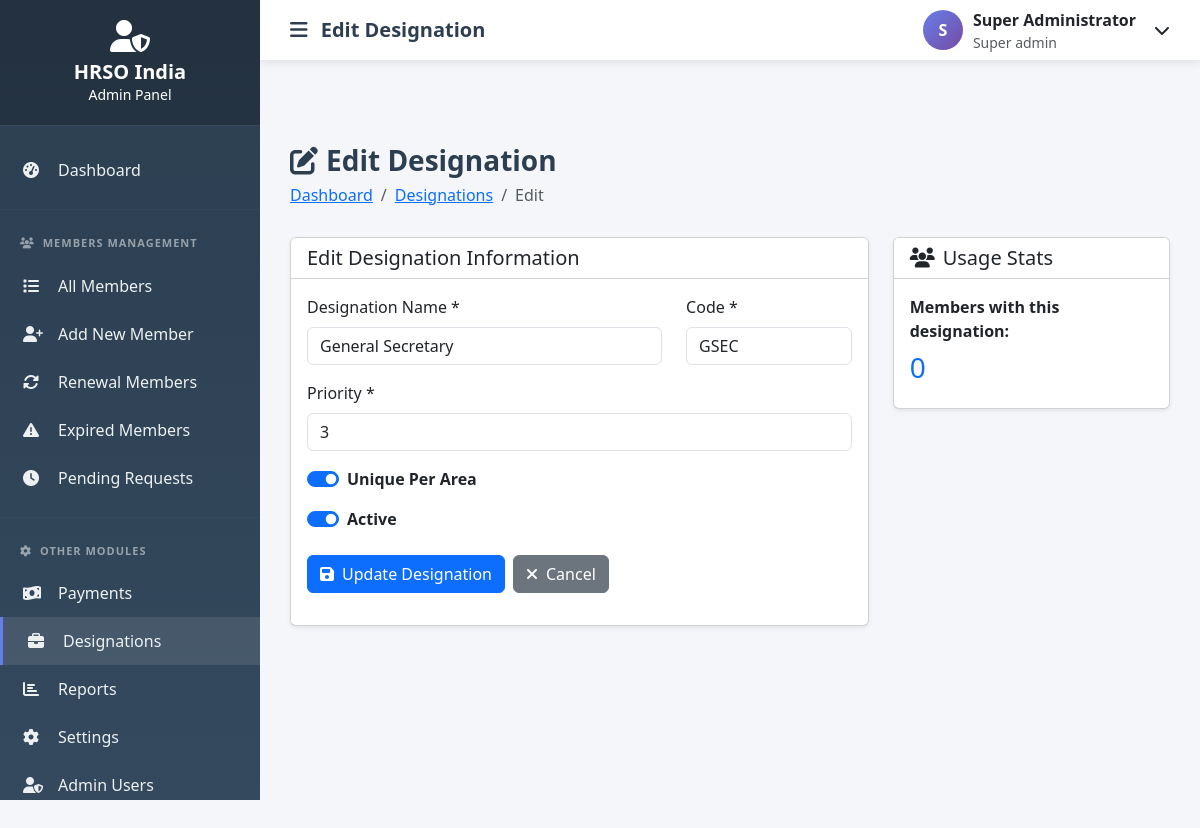
Page /admin/designations/edit.php?id=3 (signed in) on the committed database.
### tables this page shows
CREATE TABLE designations (
    id INT AUTO_INCREMENT PRIMARY KEY,
    designation_name VARCHAR(100) NOT NULL,
    designation_code VARCHAR(20) NOT NULL UNIQUE,
    priority INT NOT NULL,
    is_unique_per_area TINYINT(1) DEFAULT 0,
    is_active TINYINT(1) DEFAULT 1,
    created_at TIMESTAMP DEFAULT CURRENT_TIMESTAMP,
    updated_at TIMESTAMP DEFAULT CURRENT_TIMESTAMP ON UPDATE CURRENT_TIMESTAMP,
    INDEX idx_priority (priority)
);

### config/config.php (called while the page is built, shortened)
<?php
require_once __DIR__ . '/database.php';
require_once BASE_PATH . 'includes/functions.php';
$db = new Database();
?>

### includes/functions.php (called while the page is built, shortened)
<?php
function clean($input) {
    return htmlspecialchars(strip_tags(trim($input)), ENT_QUOTES, 'UTF-8');
}
?>

### admin/designations/edit.php (the view, shortened to what this page needs)
<?php
require_once '../includes/auth-check.php';
require_once '../includes/header.php';
$id = clean($_GET['id'] ?? 0);
$designation = $db->fetch("SELECT * FROM designations WHERE id = :id", ['id' => $id]);
$errors = [];
if ($_SERVER['REQUEST_METHOD'] === 'POST') {
    $designation_name = clean($_POST['designation_name'] ?? '');
    $designation_code = strtoupper(clean($_POST['designation_code'] ?? ''));
    $priority = clean($_POST['priority'] ?? '');
    $is_unique_per_area = isset($_POST['is_unique_per_area']) ? 1 : 0;
    $is_active = isset($_POST['is_active']) ? 1 : 0;
    if (empty($designation_name)) {
        $errors[] = 'Designation name is required';
    }
    if (empty($designation_code)) {
        $errors[] = 'Designation code is required';
    } elseif (!preg_match('/^[A-Z]{2,10}$/', $designation_code)) {
        $errors[] = 'Code must be 2-10 uppercase letters only';
    }
    if (empty($priority) || !is_numeric($priority)) {
        $errors[] = 'Priority must be a number';
    }
    if (empty($errors)) {
        $exists = $db->fetch(
            "SELECT id FROM designations WHERE designation_code = :code AND id != :id",
            ['code' => $designation_code, 'id' => $id]
        );
        if ($exists) {
            $errors[] = 'This designation code already exists';
        }
    }
    if (empty($errors)) {
        try {
            $db->update('designations', [
                'designation_name' => $designation_name,
                'designation_code' => $designation_code,
                'priority' => $priority,
                'is_unique_per_area' => $is_unique_per_area,
                'is_active' => $is_active
            ], "id = {$id}");
            $_SESSION['success'] = 'Designation updated successfully!';
            redirect(SITE_URL . 'admin/designations/index.php');
        } catch (Exception $e) {
            $errors[] = 'Database error: ' . $e->getMessage();
        }
    }
} else {
    $designation_name = $designation['designation_name'];
    $designation_code = $designation['designation_code'];
    $priority = $designation['priority'];
    $is_unique_per_area = $designation['is_unique_per_area'];
    $is_active = $designation['is_active'];
}
?>
<div class="page-header">
    <h1><i class="fas fa-edit me-2"></i>Edit Designation</h1>
    <nav aria-label="breadcrumb">
        <ol class="breadcrumb">
            <li class="breadcrumb-item"><a href="../index.php">Dashboard</a></li>
            <li class="breadcrumb-item"><a href="index.php">Designations</a></li>
            <li class="breadcrumb-item active">Edit</li>
        </ol>
    </nav>
</div>
<div class="row">
    <div class="col-lg-8">
        <div class="card shadow-sm">
            <div class="card-header bg-white">
                <h5 class="mb-0">Edit Designation Information</h5>
            </div>
            <div class="card-body">
                <form method="POST" action="">
                    <div class="row">
                        <div class="col-md-8 mb-3">
                            <label class="form-label">Designation Name *</label>
                            <input type="text" class="form-control" name="designation_name"
                                   value="<?php echo htmlspecialchars($designation_name); ?>" required>
                        </div>
                        <div class="col-md-4 mb-3">
                            <label class="form-label">Code *</label>
                            <input type="text" class="form-control" name="designation_code"
                                   value="<?php echo htmlspecialchars($designation_code); ?>"
                                   maxlength="10" style="text-transform: uppercase;" required>
                        </div>
                    </div>
                    <div class="mb-3">
                        <label class="form-label">Priority *</label>
                        <input type="number" class="form-control" name="priority"
                               value="<?php echo htmlspecialchars($priority); ?>"
                               min="1" max="100" required>
                    </div>
                    <div class="mb-3">
                        <div class="form-check form-switch">
                            <input class="form-check-input" type="checkbox" name="is_unique_per_area"
                                   id="isUnique" value="1" <?php echo $is_unique_per_area ? 'checked' : ''; ?>>
                            <label class="form-check-label" for="isUnique">
                                <strong>Unique Per Area</strong>
                            </label>
                        </div>
                    </div>
                    <div class="mb-4">
                        <div class="form-check form-switch">
                            <input class="form-check-input" type="checkbox" name="is_active"
                                   id="isActive" value="1" <?php echo $is_active ? 'checked' : ''; ?>>
                            <label class="form-check-label" for="isActive">
                                <strong>Active</strong>
                            </label>
                        </div>
                    </div>
                    <div class="d-flex gap-2">
                        <button type="submit" class="btn btn-primary">
                            <i class="fas fa-save me-2"></i>Update Designation
                        </button>
                        <a href="index.php" class="btn btn-secondary">
                            <i class="fas fa-times me-2"></i>Cancel
                        </a>
                    </div>
                </form>
            </div>
        </div>
    </div>
    <div class="col-lg-4">
        <div class="card shadow-sm">
            <div class="card-header bg-white">
                <h5 class="mb-0">
                    <i class="fas fa-users me-2"></i>Usage Stats
                </h5>
            </div>
            <div class="card-body">
                <?php
                $memberCount = $db->fetch(
                    "SELECT COUNT(*) as count FROM members WHERE designation_id = :id",
                    ['id' => $id]
                )['count'];
                ?>
                <p class="mb-2">
                    <strong>Members with this designation:</strong>
                </p>
                <h3 class="text-primary"><?php echo number_format($memberCount); ?></h3>
            </div>
        </div>
    </div>
</div>
<?php require_once '../includes/footer.php'; ?>

### admin/includes/header.php (style rules this page uses)
:root { --sidebar-width: 260px; --header-height: 60px; --primary-color: #667eea; --secondary-color: #764ba2; }
body { font-family: 'Segoe UI', Tahoma, Geneva, Verdana, sans-serif; background: #f4f6f9; }
.page-header { margin-bottom: 30px; }
.page-header h1 { font-size: 28px; font-weight: 600; color: #2c3e50; margin: 0; }
.breadcrumb { background: none; padding: 0; margin: 5px 0 0 0; }

### rows in the picture
designations: designation_name "General Secretary", designation_code "GSEC", priority "3", is_unique_per_area "☑", is_active "☑"

### other values in the picture
$this->dbname "hrso_membership"
SITE_NAME "HRSO India"
$pageTitle "Edit Designation"
substr($currentAdmin['name'], 0, 1) "S"
$currentAdmin['name'] "Super Administrator"
str_replace('_', ' ', $currentAdmin['role']) "Super admin"
$memberCount "0"
